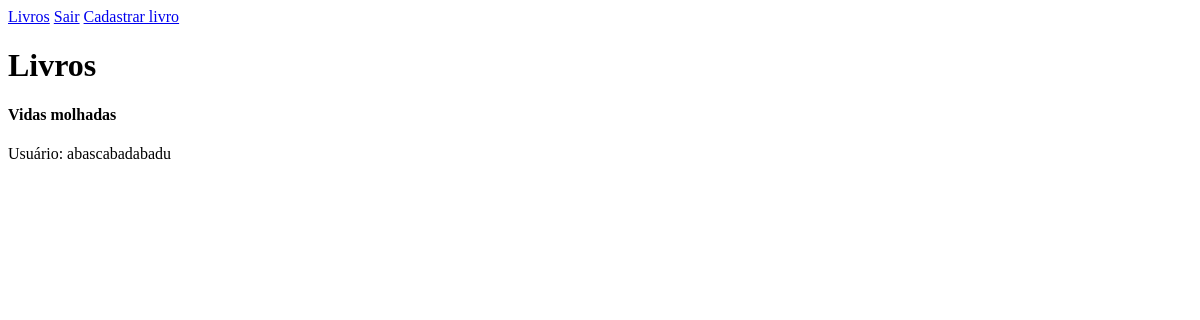
Page /livros/listar (signed in) on the earlier database version.
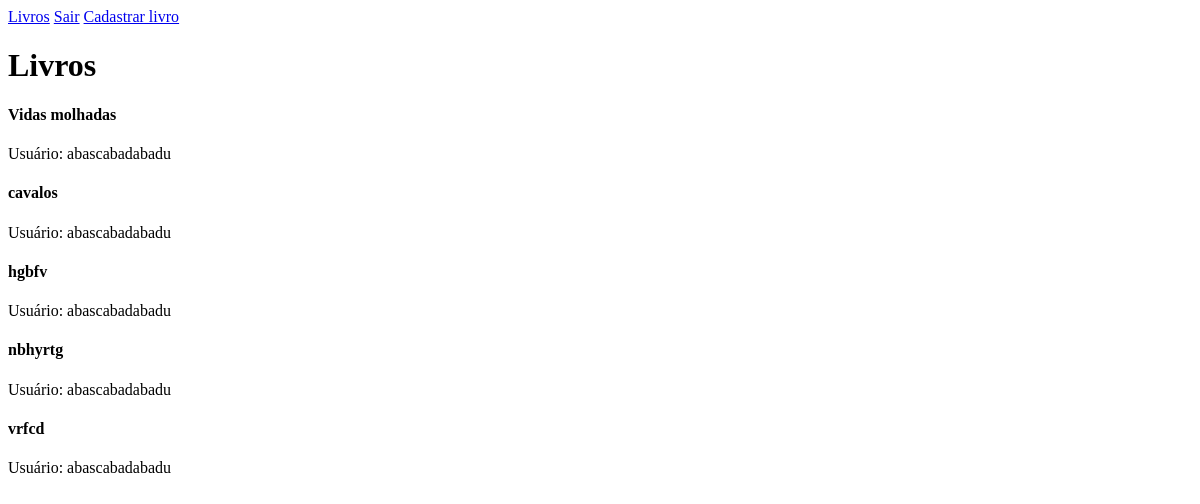
Same page on the later database version.
### models.py (models this page shows)
class Book(Base):
    __tablename__ = "livros"
    id: Mapped[int]            = mapped_column(Integer, primary_key=True, autoincrement=True)
    titulo: Mapped[str]        = mapped_column(String, nullable=False, unique=True)
    usuario_id: Mapped[int]    = mapped_column(Integer, ForeignKey("usuarios.id"), nullable=False) # Chave estrangeira para o banco de dados
    usuario: Mapped['User']    = relationship("User", back_populates="livros") # Referencia ao model de usuarios para a orientação a objetos

class User(Base):
    __tablename__ = "usuarios"
    id: Mapped[int]              = mapped_column(Integer, primary_key=True, autoincrement=True)
    nome: Mapped[str]            = mapped_column(String, nullable=False)
    email: Mapped[str]           = mapped_column(String(120), unique=True)
    senha: Mapped[str]           = mapped_column(String(120))
    livros: Mapped[List['Book']] = relationship("Book", back_populates="usuario") # Referencia ao model de livros

### app.py (the view)
@app.route("/livros/listar")
def listar_livros():
    if 'usuario_nome' not in session:
        return redirect(url_for('login'))
    _session = criar_engine()[1]
    livros = _session.scalars(select(Book).order_by(Book.titulo)).all()
    return render_template("livros.html", livros=livros, usuario=session['usuario_nome'])

### database.py (called while the page is built)
def criar_engine():
    engine = create_engine("sqlite:///biblioteca.db", echo=False)
    return engine, sessionmaker(bind=engine)()

### templates/livros.html (shortened to what this page needs)
{% extends 'base.html' %}
{% block content %}
    <a href="{{ url_for('new_book') }}">Cadastrar livro</a>
    <h1>Livros</h1>
    <section class="livros">
        {% for livro in livros %}
        <div class="livro">
            <h4>{{ livro.titulo }}</h4>
            <p>Usuário: {{ livro.usuario.nome }}</p>
        </div>
        {% else %}
            <span>Não há livros cadastrados</span>
        {% endfor %}
    </section>
{% endblock %}

### templates/base.html (shortened to what this page needs)
<a href="{{ url_for('listar_livros') }}">Livros</a>
{% if usuario %}
    <a href="{{ url_for('logout') }}">Sair</a>
{% else %}
    <a href="{{ url_for('login') }}">Entrar</a>
    <a href="{{ url_for('new_user') }}">Cadastrar-se</a>
{% endif %}
{% block content %}
{% endblock %}

Differences in the rows shown:
added Book: titulo "cavalos", usuario.nome "abascabadabadu"
added Book: titulo "hgbfv", usuario.nome "abascabadabadu"
added Book: titulo "nbhyrtg", usuario.nome "abascabadabadu"
added Book: titulo "vrfcd", usuario.nome "abascabadabadu"
